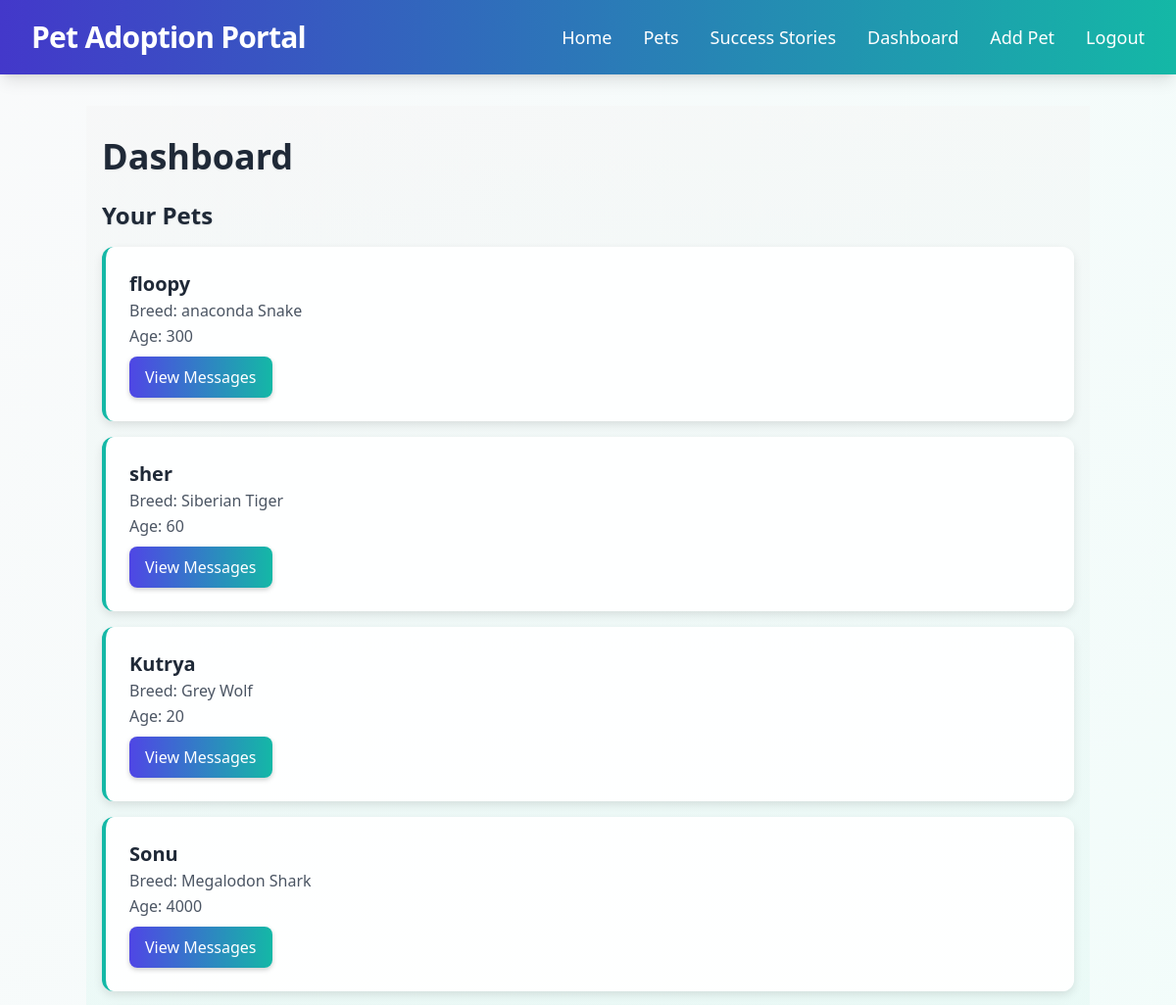
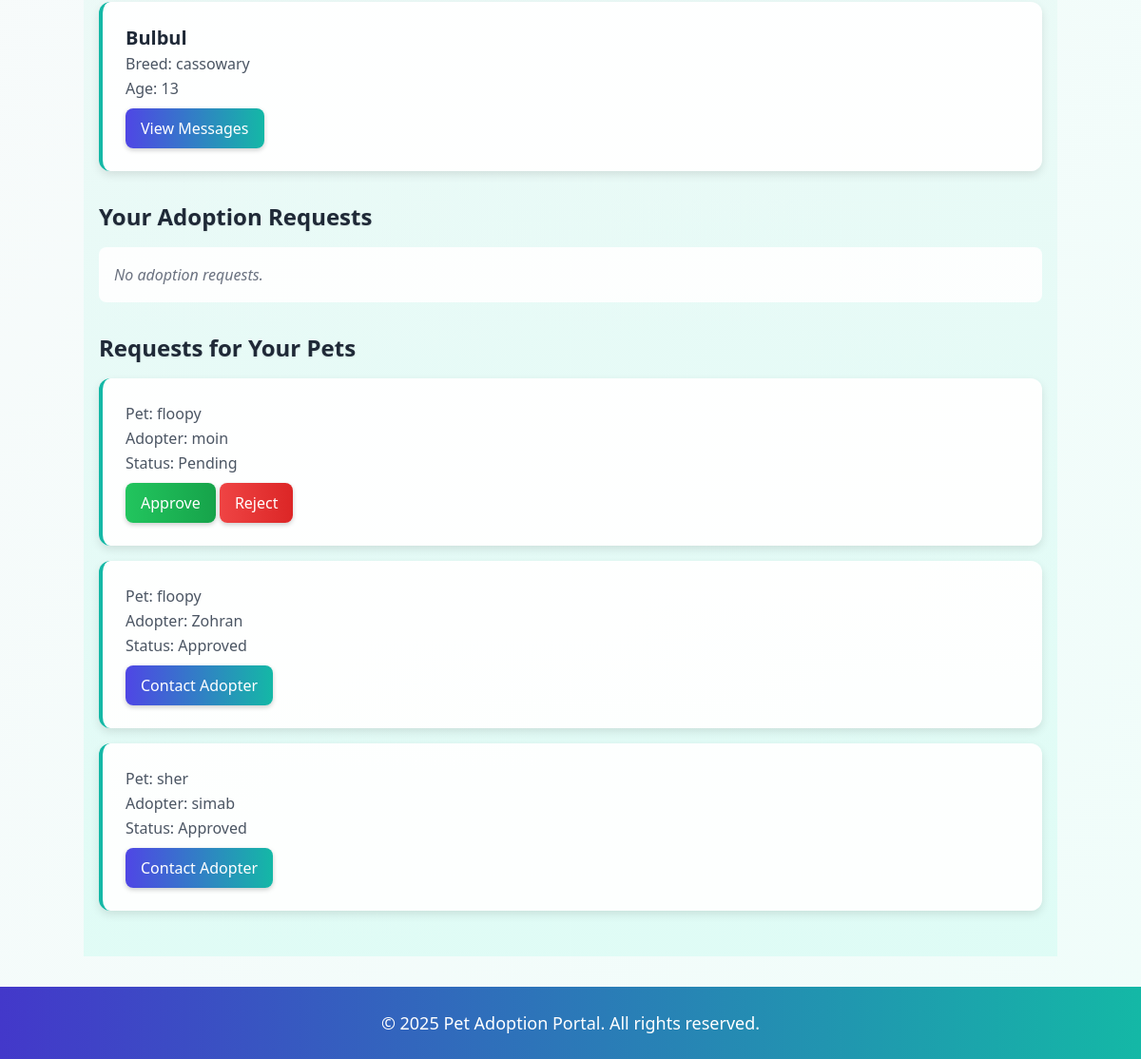
The app's page /dashboard/ (signed in) with its own data (2 pictures, top to bottom).
### adoption/models.py (models this page shows, shortened)
class Pet(models.Model):
    PET_TYPES = [
        ('dog', 'Dog'), ('cat', 'Cat'), ('rabbit', 'Rabbit'), ('hamster', 'Hamster'),
        ('birds', 'Birds'), ('fish', 'Fish'), ('turtle', 'Turtle'), ('snake', 'Snake'),
        ('horse', 'Horse'), ('other', 'Other'),
    ]
    name = models.CharField(max_length=100)
    breed = models.CharField(max_length=100)
    age = models.IntegerField()
    vaccination_status = models.BooleanField(default=False)
    photo = models.ImageField(upload_to='pets/', blank=True)
    owner = models.ForeignKey(User, on_delete=models.CASCADE)
    pet_type = models.CharField(max_length=10, choices=PET_TYPES)
    location = models.CharField(max_length=100)
    created_at = models.DateTimeField(auto_now_add=True)

class AdoptionRequest(models.Model):
    STATUS = [
        ('pending', 'Pending'),
        ('approved', 'Approved'),
        ('rejected', 'Rejected'),
    ]
    pet = models.ForeignKey(Pet, on_delete=models.CASCADE)
    adopter = models.ForeignKey(User, on_delete=models.CASCADE)
    status = models.CharField(max_length=10, choices=STATUS, default='pending')
    created_at = models.DateTimeField(auto_now_add=True)

### adoption/views.py (the view)
# urls.py: path('dashboard/', views.dashboard, name='dashboard'),
@login_required
def dashboard(request):
    if request.user.is_authenticated:
        owned_pets = Pet.objects.filter(owner=request.user)
        adoption_requests = AdoptionRequest.objects.filter(adopter=request.user)
        owner_requests = AdoptionRequest.objects.filter(pet__owner=request.user)
        return render(request, 'dashboard.html', {
            'owned_pets': owned_pets,
            'adoption_requests': adoption_requests,
            'owner_requests': owner_requests
        })
    return redirect('accounts:login')

### templates/dashboard.html (shortened to what this page needs)
{% extends 'base.html' %}
{% block content %}
<div class="dashboard max-w-5xl mx-auto">
    <h2 class="text-3xl md:text-4xl font-extrabold mb-6 fade-in">Dashboard</h2>
    <h3 class="text-2xl font-semibold mb-4 fade-in">Your Pets</h3>
    {% for pet in owned_pets %}
        <div class="pet-card">
            <h4 class="text-xl font-bold text-gray-800">{{ pet.name }}</h4>
            <p class="text-gray-600">Breed: {{ pet.breed }}</p>
            <p class="text-gray-600">Age: {{ pet.age }}</p>
            <a href="{% url 'adoption:messages' pet.pk %}" class="btn mt-2">View Messages</a>
        </div>
    {% empty %}
        <p class="empty-message">No pets listed.</p>
    {% endfor %}
    <h3 class="text-2xl font-semibold mb-4 mt-8 fade-in">Your Adoption Requests</h3>
    {% for request in adoption_requests %}
        <div class="request-card">
            <p class="text-gray-600">Pet: {{ request.pet.name }}</p>
            <p class="text-gray-600">Status: {{ request.get_status_display }}</p>
            {% if request.status == 'approved' %}
                <a href="{% url 'adoption:messages' request.pet.pk %}" class="btn mt-2">Contact Owner</a>
            {% endif %}
        </div>
    {% empty %}
        <p class="empty-message">No adoption requests.</p>
    {% endfor %}
    <h3 class="text-2xl font-semibold mb-4 mt-8 fade-in">Requests for Your Pets</h3>
    {% for request in owner_requests %}
        <div class="request-card">
            <p class="text-gray-600">Pet: {{ request.pet.name }}</p>
            <p class="text-gray-600">Adopter: {{ request.adopter.username }}</p>
            <p class="text-gray-600">Status: {{ request.get_status_display }}</p>
            {% if request.status == 'pending' %}
                <form method="post" action="{% url 'adoption:approve_adoption' request.pk %}" class="inline-block mt-2">
                    <button type="submit" class="btn approve-btn">Approve</button>
                </form>
                <form method="post" action="{% url 'adoption:reject_adoption' request.pk %}" class="inline-block mt-2">
                    <button type="submit" class="btn reject-btn">Reject</button>
                </form>
            {% endif %}
            {% if request.status == 'approved' %}
                <a href="{% url 'adoption:messages' request.pet.pk %}" class="btn mt-2">Contact Adopter</a>
            {% endif %}
        </div>
    {% empty %}
        <p class="empty-message">No requests for your pets.</p>
    {% endfor %}
</div>
{% endblock %}

### templates/dashboard.html (style rules this page uses)
.dashboard { padding: 2rem 1rem; background: linear-gradient(to bottom, rgba(245, 245, 245, 0.5), rgba(204, 251, 241, 0.5)); }
.dashboard h2, .dashboard h3 { color: #1f2937; text-shadow: 0 1px 2px rgba(0, 0, 0, 0.1); }
.pet-card, .request-card { background: rgba(255, 255, 255, 0.95); padding: 1.5rem; margin-bottom: 1rem; border-radius: 0.75rem; box-shadow: 0 4px 10px rgba(0, 0, 0, 0.1); transition: all 0.3s ease; animation: fadeInUp 0.6s ease-out; border-left: 4px solid #14b8a6; }
.btn { display: inline-block; background: linear-gradient(to right, #4f46e5, #14b8a6); color: white; padding: 0.5rem 1rem; text-decoration: none; border-radius: 0.5rem; font-weight: 500; border: none; cursor: pointer; transition: all 0.3s ease; box-shadow: 0 2px 5px rgba(0, 0, 0, 0.2); }
.approve-btn { background: linear-gradient(to right, #22c55e, #16a34a); }
.reject-btn { background: linear-gradient(to right, #ef4444, #dc2626); }
.empty-message { color: #6b7280; font-style: italic; padding: 1rem; background: rgba(255, 255, 255, 0.9); border-radius: 0.5rem; animation: fadeInUp 0.6s ease-out; }

### records on screen
Pet: name "floopy", breed "anaconda Snake", age "300"
Pet: name "sher", breed "Siberian Tiger", age "60"
Pet: name "Kutrya", breed "Grey Wolf", age "20"
Pet: name "Sonu", breed "Megalodon Shark", age "4000"
Pet: name "Bulbul", breed "cassowary", age "13"
AdoptionRequest: pet.name "floopy", adopter.username "moin", status "Pending", shows "Approve"
AdoptionRequest: pet.name "floopy", adopter.username "Zohran", status "Approved", shows "Contact Adopter"
AdoptionRequest: pet.name "sher", adopter.username "simab", status "Approved", shows "Contact Adopter"
